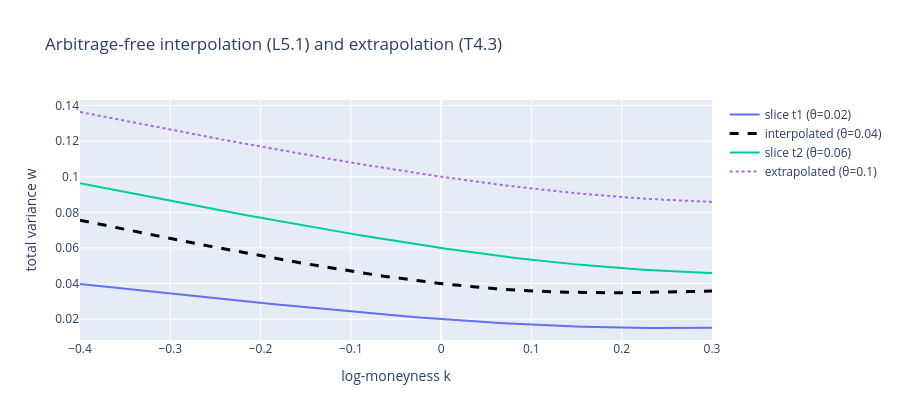

Here is the notebook cell this chart was saved with:
### Markdown cell above
## 7. Arbitrage-free interpolation (Lemma 5.1) & extrapolation (§5.3, Theorem 4.3)

**Interpolation** between two arbitrage-free slices $t_1<t<t_2$: interpolate normalized **prices** with $\sqrt\theta$-weights,
$$\frac{C_t}{K_t}=\alpha_t\frac{C_1}{K_1}+(1-\alpha_t)\frac{C_2}{K_2},\qquad
\alpha_t=\frac{\sqrt{\theta_{t_2}}-\sqrt{\theta_t}}{\sqrt{\theta_{t_2}}-\sqrt{\theta_{t_1}}},$$
then invert back to total variance. **Extrapolation** beyond the last slice: $w(k,\theta_t)=w(k,\theta_{t_n})+(\theta_t-\theta_{t_n})$, arbitrage-free by Theorem 4.3.

### Code cell
def bs_call_fwd(k, w):
    sq = np.sqrt(w)
    return norm.cdf(-k / sq + sq / 2) - np.exp(k) * norm.cdf(-k / sq - sq / 2)

def w_from_call(k, c, lo=1e-6, hi=25.0):
    f = lambda w: bs_call_fwd(k, w) - c
    if f(lo) * f(hi) > 0: return np.nan
    return brentq(f, lo, hi, xtol=1e-12)

def interpolate_slice(k, w1, w2, th1, th2, th_t):
    alpha = (np.sqrt(th2) - np.sqrt(th_t)) / (np.sqrt(th2) - np.sqrt(th1))
    ct = alpha * bs_call_fwd(k, w1) + (1 - alpha) * bs_call_fwd(k, w2)
    return np.array([w_from_call(kk, cc) for kk, cc in zip(np.atleast_1d(k), np.atleast_1d(ct))])

th1, th2, th_mid, th_far = 0.02, 0.06, 0.04, 0.10
kk = np.linspace(-0.4, 0.3, 80)
w1 = ssvi_w(kk, th1, **TRUE); w2 = ssvi_w(kk, th2, **TRUE)
w_int = interpolate_slice(kk, w1, w2, th1, th2, th_mid)
w_ext = w2 + (th_far - th2)

wp = np.gradient(w_int, kk); wpp = np.gradient(wp, kk)
g_int = durrleman_g(kk, w_int, wp, wpp)
print(f"interpolated slice: min g = {np.nanmin(g_int[2:-2]):.4f} (>= 0: butterfly-free)")
print(f"extrapolated slice sits above the last slice everywhere: {bool(np.all(w_ext >= w2))}")

fig = go.Figure()
fig.add_trace(go.Scatter(x=kk, y=w1, name=f"slice t1 (θ={th1})"))
fig.add_trace(go.Scatter(x=kk, y=w_int, name=f"interpolated (θ={th_mid})",
                         line=dict(color="black", dash="dash", width=3)))
fig.add_trace(go.Scatter(x=kk, y=w2, name=f"slice t2 (θ={th2})"))
fig.add_trace(go.Scatter(x=kk, y=w_ext, name=f"extrapolated (θ={th_far})", line=dict(dash="dot")))
fig.update_layout(width=PLOT_W, height=PLOT_H, xaxis_title="log-moneyness k",
                  yaxis_title="total variance w",
                  title="Arbitrage-free interpolation (L5.1) and extrapolation (T4.3)")
fig.show()
